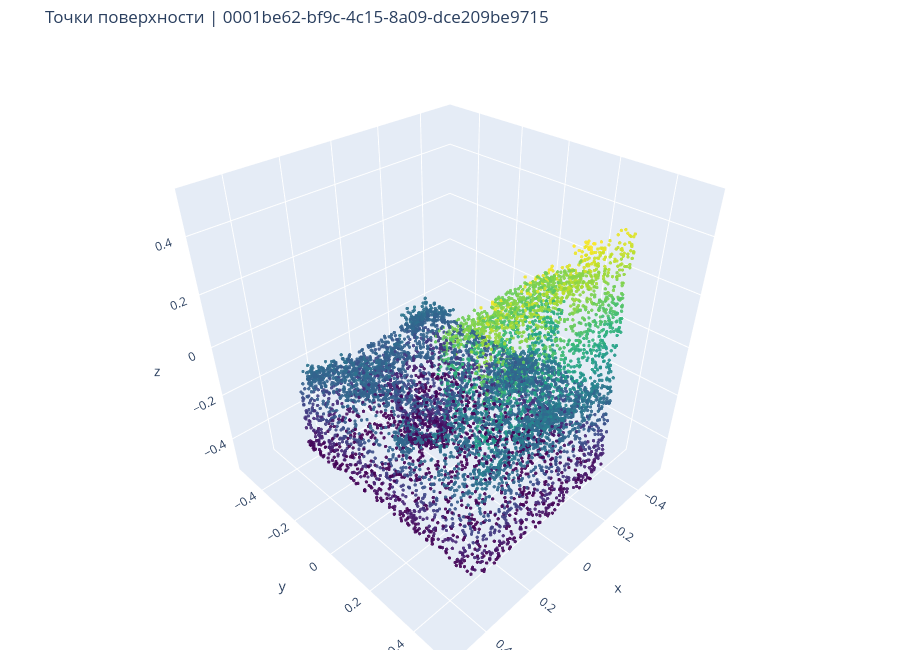

Notebook source saved alongside this figure:
### Markdown cell above
### Исходный ренедер и облако точек

### Code cell
import plotly.graph_objects as go

display(
    fit_df.loc[
        fit_df["item_id"] == geometry_item_id,
        ["item_id"] + TARGET_COLUMNS,
    ]
)

with Image.open(
    TRAIN_DIR / f"{geometry_item_id}.png"
) as image:
    preview = image.convert("RGB")
    preview.thumbnail((1000, 700))
    display(preview)

points = surface_sample["points"]

figure = go.Figure(
    go.Scatter3d(
        x=points[:, 0],
        y=points[:, 1],
        z=points[:, 2],
        mode="markers",
        customdata=surface_sample["face_ids"],
        marker={
            "size": 2,
            "color": points[:, 2],
            "colorscale": "Viridis",
            "opacity": 0.9,
        },
        hovertemplate=(
            "x: %{x:.3f}<br>"
            "y: %{y:.3f}<br>"
            "z: %{z:.3f}<br>"
            "Исходная грань: %{customdata}"
            "<extra></extra>"
        ),
    )
)

figure.update_layout(
    title=f"Точки поверхности | {geometry_item_id}",
    height=650,
    scene={
        "aspectmode": "cube",
        "xaxis": {"range": [-0.55, 0.55]},
        "yaxis": {"range": [-0.55, 0.55]},
        "zaxis": {"range": [-0.55, 0.55]},
    },
    margin={"l": 0, "r": 0, "b": 0, "t": 45},
)

figure.show()

### Figure 1 — Plotly figure (JSON) as saved in the notebook; plotly's stock layout.template omitted (floating-point values rounded to 4 significant figures; data arrays with more than 128 entries replaced by an {"elided": "..."} marker saying what was removed)
{"data": [{"customdata": {"elided": "8192 int values"}, "hovertemplate": "x: %{x:.3f}<br>y: %{y:.3f}<br>z: %{z:.3f}<br>Исходная грань: %{customdata}<extra></extra>", "marker": {"color": {"elided": "8192 float values"}, "colorscale": [[0, "#440154"], [0.1111, "#482878"], [0.2222, "#3e4989"], [0.3333, "#31688e"], [0.4444, "#26828e"], [0.5556, "#1f9e89"], [0.6667, "#35b779"], [0.7778, "#6ece58"], [0.8889, "#b5de2b"], [1, "#fde725"]], "opacity": 0.9, "size": 2}, "mode": "markers", "type": "scatter3d", "x": {"elided": "8192 float values"}, "y": {"elided": "8192 float values"}, "z": {"elided": "8192 float values"}}], "layout": {"height": 650, "margin": {"b": 0, "l": 0, "r": 0, "t": 45}, "scene": {"aspectmode": "cube", "xaxis": {"range": [-0.55, 0.55]}, "yaxis": {"range": [-0.55, 0.55]}, "zaxis": {"range": [-0.55, 0.55]}}, "title": {"text": "Точки поверхности | 0001be62-bf9c-4c15-8a09-dce209be9715"}}}
